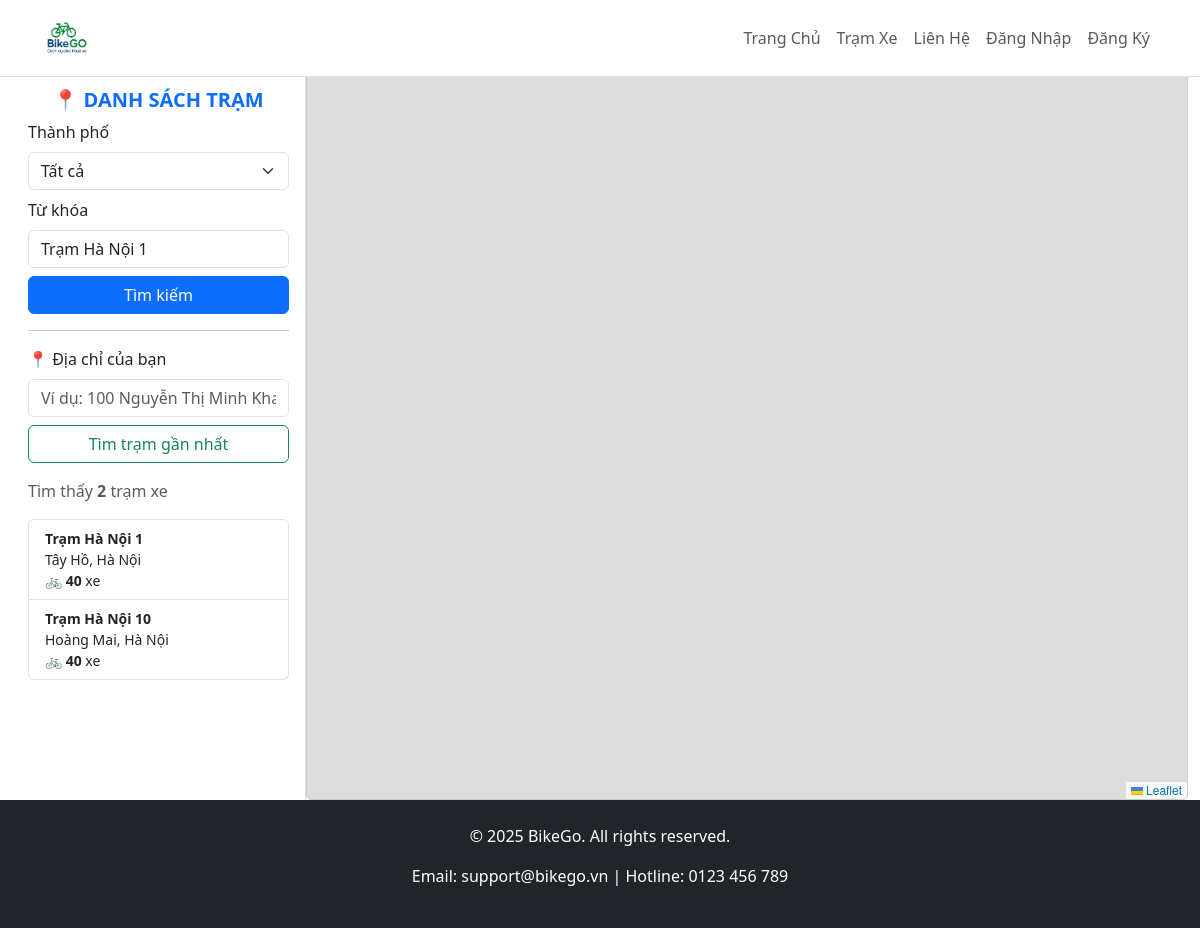
The app's page /stations.php?keyword=Trạm Hà Nội 1 with its own data.
### tables this page shows
CREATE TABLE IF NOT EXISTS stations (
    id INT AUTO_INCREMENT PRIMARY KEY,
    name VARCHAR(100) NOT NULL,
    address VARCHAR(255) NOT NULL,
    latitude DECIMAL(9,6) NOT NULL,
    longitude DECIMAL(9,6) NOT NULL,
    bike_count INT NOT NULL DEFAULT 0
);

### stations.php (the view, shortened to what this page needs)
<?php
require_once 'includes/header.php';
require_once 'includes/db_connect.php';
$keyword = $_GET['keyword'] ?? '';
$sql = "SELECT * FROM stations WHERE 1";
$params = [];
if (!empty($keyword)) {
    $sql .= " AND (name LIKE ? OR address LIKE ?)";
    $params[] = "%$keyword%";
    $params[] = "%$keyword%";
}
$stmt = $pdo->prepare($sql);
$stmt->execute($params);
$stations = $stmt->fetchAll(PDO::FETCH_ASSOC);
?>
<!DOCTYPE html>
<html lang="vi">
<head>
    <link rel="stylesheet" href="https://cdn.jsdelivr.net/npm/bootstrap@5.3.2/dist/css/bootstrap.min.css">
    <link rel="stylesheet" href="https://unpkg.com/leaflet@1.9.4/dist/leaflet.css" />
</head>
<body>
    <div class="container-fluid">
        <div class="row g-0">
            <div class="col-md-3 col-lg-3 sidebar bg-white">
                <div class="px-3 pt-4 mt-5">
                    <h5 class="text-center text-primary fw-bold">📍 DANH SÁCH TRẠM</h5>
                    <form method="GET" class="mb-3">
                        <div class="mb-2">
                            <label class="form-label">Thành phố</label>
                            <select class="form-select" name="city">
                                <option>Tất cả</option>
                            </select>
                        </div>
                        <div class="mb-2">
                            <label class="form-label">Từ khóa</label>
                            <input type="text" class="form-control" name="keyword" value="<?= htmlspecialchars($keyword) ?>" placeholder="Tên quận, đường, trạm xe...">
                        </div>
                        <button class="btn btn-primary w-100">Tìm kiếm</button>
                    </form>
                    <hr>
                    <label class="form-label">📍 Địa chỉ của bạn</label>
                    <input type="text" id="yourAddress" class="form-control mb-2" placeholder="Ví dụ: 100 Nguyễn Thị Minh Khai...">
                    <button type="button" class="btn btn-outline-success w-100 mb-3" onclick="findNearestStation()">Tìm trạm gần nhất</button>
                    <p class="text-muted">Tìm thấy <strong><?= count($stations) ?></strong> trạm xe</p>
                    <ul class="list-group small mb-5">
                        <?php foreach ($stations as $s): ?>
                            <li class="list-group-item">
                                <a href="station_detail.php?id=<?= $s['id'] ?>" class="text-decoration-none text-dark">
                                    <strong><?= htmlspecialchars($s['name']) ?></strong><br>
                                    <?= htmlspecialchars($s['address']) ?><br>
                                    🚲 <strong><?= $s['bike_count'] ?></strong> xe
                                </a>
                            </li>
                        <?php endforeach; ?>
                    </ul>
                </div>
            </div>
            <div class="col-md-9 col-lg-9 p-0">
                <div id="map" class="map-container"></div>
            </div>
        </div>
    </div>
    <?php require_once 'includes/footer.php'; ?>
</body>
</html>

### assets/css/custom.css (style rules this page uses)
body { padding-top: 70px; }
#map { border: 1px solid #ccc; border-radius: 5px; }

### stations.php (style rules this page uses)
html, body { height: 100%; margin: 0; padding: 0; }
.map-container { height: 100vh; width: 100%; }
#map { height: 100%; }
.sidebar { height: 100vh; overflow-y: auto; border-right: 1px solid #dee2e6; padding-top: 1rem; }
.list-group-item { word-break: break-word; }

### records on screen
stations: name "Trạm Hà Nội 1", address "Tây Hồ, Hà Nội", bike_count "40"
stations: name "Trạm Hà Nội 10", address "Hoàng Mai, Hà Nội", bike_count "40"

### other values on screen
count($stations) "2"
